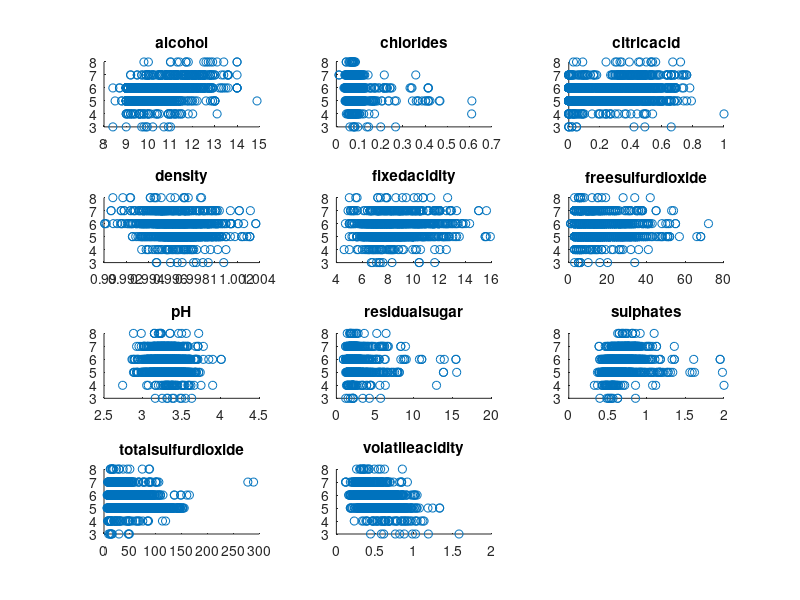

MATLAB code to generate this figure: (Note: this script raises an error after producing the figure.)
%%

clear
load('data/wine.mat');
Y = y;
clear y;

%%

figure;
for I = 1:11
    subplot(4,3,I);
    scatter(X(:,I),Y);
    title(labels{I});
end

%%

[sX, Xfw, Xbw] = minmaxNorm(X);
[sY, Yfw, Ybw] = minmaxNorm(Y);

%%

params = {{100, 200, 300, 400}, {5}};
[test_err, train_err, params_comb] = crossValidateModel(@forestsSim, X, Y, params);


%%

model = forestsSim(X, Y, {400, 5});
%Train error: 0.005579, test error: 0.013645

%% 1 4

XX = X(:, [1 4]);
[sX, Xfw, Xbw] = minmaxNorm(XX);
[sY, Yfw, Ybw] = minmaxNorm(Y);

%%

params = {{100, 200, 300, 400}, {5}};
[test_err, train_err, params_comb] = crossValidateModel(@forestsSim, sX, sY, params);

%%

model = forestsSim(sX, sY, {100, 20});
plotTrainedModel(model, 50, 0, 1, 0, 0, Xbw, Ybw);
xlabel(labels{1});
ylabel(labels{4});
zlabel('Quality [0-10]');
hold on;
scatter3(XX(:,1), XX(:,2), Y);
